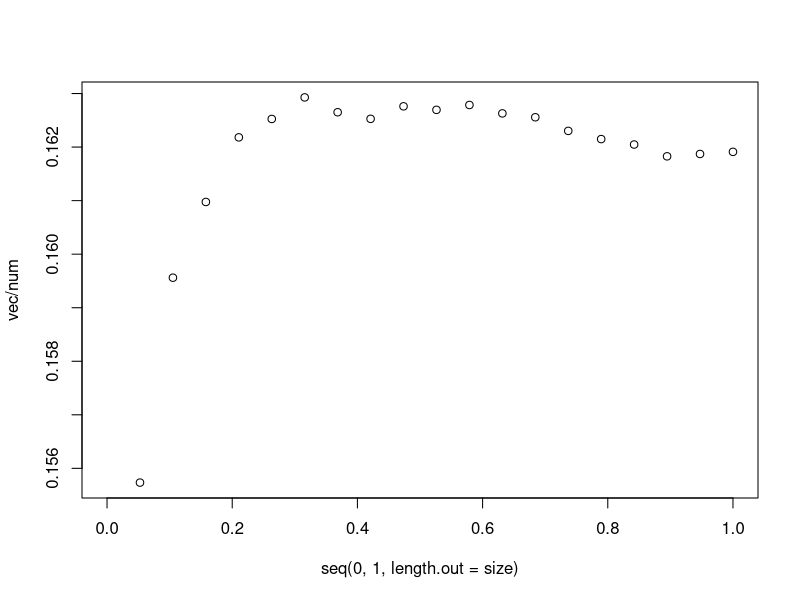

Recreate this plot in R.
ars=structure(c(0.00634339940734208, 0.478397358208895, 0.81074659107253, 
            0.812424295349047, 0.527874432504177, 0.376847540726885, 0.464798730798066, 
            0.837856865720823, 0.708315240684897, 0.329350441461429, 0.535843447549269, 
            0.519025414250791, 0.0814179796725512, 0.835264899535105, 0.279095696518198, 
            0.240555131807923, 0.250694772228599, 0.742265895009041, 0.0460274338256568, 
            0.235201155301183, 0.628417585045099, 0.384857264114544, 0.139877755194902, 
            0.658336313674226, 0.534561101347208, 0.00380555470474064, 0.525523901218548, 
            0.187426325399429, 0.0644881892949343, 0.467006545281038, 0.535393836675212, 
            0.82934079086408, 0.897954649524763, 0.393466982757673, 0.669227714883164, 
            0.935415075859055, 0.89108355762437, 0.522337213857099, 0.177526501007378, 
            0.119721303926781, 0.294530719751492, 0.61791146802716, 0.732974508078769, 
            0.283452644012868, 0.199910785770044, 0.137853873660788, 0.818860562052578, 
            0.342401650734246, 0.728113035205752, 0.845242853509262, 0.295916822506115, 
            0.907345590181649, 0.634931909386069, 0.462013209005818, 0.3752311761491, 
            0.408035114873201, 0.200178344501182, 0.128168745432049, 0.586913720937446, 
            0.871670160442591, 0.302395569859073, 0.289595286361873, 0.2226443416439, 
            0.905569757567719, 0.154022752307355, 0.213189140660688, 0.709680560510606, 
            0.0628282609395683, 0.632651569554582, 0.253026710590348, 0.501654424704611, 
            0.571155924582854, 0.808727595489472, 0.33699885616079, 0.192596758948639, 
            0.267948930151761, 0.00989105552434921, 0.89006792800501, 0.722040816908702, 
            0.893608800834045, 0.289506190689281, 0.365646712481976, 0.593163870740682, 
            0.73178905970417, 0.330116772325709, 0.40212021348998, 0.256137922406197, 
            0.617211279459298, 0.151983528630808, 0.165354248601943, 0.540393416304141, 
            0.461122082546353, 0.371038812445477, 0.699347232701257, 0.461701709777117, 
            0.303851003292948, 0.952154786558822, 0.362573858117685, 0.827969205100089, 
            0.829995330190286, 0.117705043172464, 0.86884303833358, 0.855389733333141, 
            0.203062779037282, 0.879239744739607, 0.0208903395105153, 0.139863108517602, 
            0.371681829914451, 0.0386144896037877, 0.0377484899945557, 0.560255221091211, 
            0.104290435090661, 0.439867318840697, 0.913511575432494, 0.287076623179018, 
            0.123178331181407, 0.738880029413849, 0.0828508953563869, 0.863101420924067, 
            0.931589676765725, 0.428770003374666, 0.992208893876523, 0.825419529108331, 
            0.275034412043169, 0.441061676247045, 0.987221608171239, 0.0642838173080236, 
            0.0759456877131015, 0.990790697513148, 0.988490780349821, 0.011724584037438, 
            0.0729163638316095, 0.801460312213749, 0.251596495276317, 0.903231656178832, 
            0.82241381960921, 0.148719093296677, 0.626535726711154, 0.178995372494683, 
            0.531733134994283, 0.170009046094492, 0.972337835468352, 0.576032972661778, 
            0.58964058640413, 0.21902015991509, 0.376349963014945, 0.699815827887505, 
            0.969087896635756, 0.0328317722305655, 0.2132671198342, 0.136017919052392, 
            0.989282239228487, 0.0058641224168241, 0.331617953255773, 0.207777509698644, 
            0.611185034038499, 0.576363819651306, 0.246801861329004, 0.340467524249107, 
            0.510738355107605, 0.58194268331863, 0.562251177150756, 0.754539555637166, 
            0.722792736254632, 0.996144290082157, 0.745458150748163, 0.734288739040494, 
            0.77827238664031, 0.484022782882676, 0.881844145944342, 0.172556737670675, 
            0.962728186976165, 0.130827728658915, 0.903120019240305, 0.716699144570157, 
            0.122720238519832, 0.390942922560498, 0.109218477737159, 0.518293208675459, 
            0.28962414432317, 0.052717846352607, 0.00956957833841443, 0.467688929056749, 
            0.906482624355704, 0.092775649856776, 0.258019057102501, 0.882112537976354, 
            0.304750777082518, 0.984934483654797, 0.802380935288966, 0.289597857510671, 
            0.572750010062009, 0.380917115835473, 0.10059721278958, 0.65679638274014, 
            0.158569236518815, 0.639184474712238, 0.796125165186822, 0.511501095723361, 
            0.214408952044323, 0.752265559742227, 0.931042023468763, 0.920863189036027, 
            0.651362848700956, 0.0302446261048317, 0.539920212700963, 0.32251322758384, 
            0.511242285370827, 0.66133866016753, 0.319078429136425, 0.889376967679709, 
            0.161402913508937, 0.561557576991618, 0.439806109061465, 0.650407815584913, 
            0.964044549735263, 0.180996818933636, 0.977364882128313, 0.12470148736611, 
            0.358457264490426, 0.263302202802151, 0.843338744016364, 0.828135099261999, 
            0.0189938899129629, 0.419420964783058, 0.0610059050377458, 0.281824035570025, 
            0.64530529989861, 0.913780039874837, 0.800303367199376, 0.672562716528773, 
            0.73315500584431, 0.194444583496079, 0.480936420382932, 0.0737819166388363, 
            0.255213857162744, 0.0677312198095024, 0.202107858145609, 0.338894528336823, 
            0.508800936862826, 0.960798563901335, 0.475496174534783, 0.0842536664567888, 
            0.0526204097550362, 0.661249616416171, 0.389168297639117, 0.251423658337444, 
            0.248895802302286, 0.0241558235138655, 0.0446871486492455, 0.281775328796357, 
            0.869599952129647, 0.893770578084514, 0.430325633380562, 0.297581182792783, 
            0.456939510535449, 0.393403878202662, 0.689487939467654, 0.245184159372002, 
            0.556862783618271, 0.760341291781515, 0.576225374126807, 0.472847893368453, 
            0.838037677574903, 0.144174413057044, 0.743569078855217, 0.074368734145537, 
            0.259237121790648, 0.144469175953418, 0.952612327644601, 0.460014627082273, 
            0.363152689300478, 0.410773336188868, 0.897806329419836, 0.0926790833473206, 
            0.588355271378532, 0.34270011051558, 0.537564891623333, 0.112008151831105, 
            0.387020067311823, 0.924026064109057, 0.258453926537186, 0.794651367235929, 
            0.995535840513185, 0.221337828086689, 0.00674229580909014, 0.272155441809446, 
            0.530914929928258, 0.644552923273295, 0.0164003842510283, 0.457317902473733, 
            0.41320067201741, 0.213706138078123, 0.175245030783117, 0.814802387030795, 
            0.563404123298824, 0.390896476106718, 0.928982300683856, 0.419707457069308, 
            0.494980996241793, 0.977574525400996, 0.869658840121701, 0.679860384436324, 
            0.0986830445472151, 0.5409389231354, 0.833585075568408, 0.97127005434595, 
            0.823124469490722, 0.500093083363026, 0.614705430343747, 0.184733161469921, 
            0.121495281578973, 0.181975244777277, 0.440832075662911, 0.860415021888912, 
            0.964482284383848, 0.214815660845488, 0.548718477366492, 0.114219281123951, 
            0.924546589376405, 0.792852994753048, 0.697458220412955, 0.197229296667501, 
            0.515670427586883, 0.220801887800917, 0.137883689254522, 0.235490566119552, 
            0.10946535738185, 0.364605847513303, 0.446679592132568, 0.503527648281306, 
            0.615357572911307, 0.376594156492501, 0.421965053537861, 0.823239430086687, 
            0.541201615240425, 0.965709862299263, 0.50709335738793, 0.633138520177454, 
            0.338349734898657, 0.668499699560925, 0.315188790438697, 0.0299192680977285, 
            0.54167292569764, 0.906086734030396, 0.117135909385979, 0.758313608821481, 
            0.454539294121787, 0.0457063803914934, 0.745811588363722, 0.331724747084081, 
            0.877861390588805, 0.214088559849188, 0.758956614648923, 0.543850998859853, 
            0.528630466898903, 0.553464469499886, 0.359709202777594, 0.040366125293076, 
            0.844435167033225, 0.572329779621214, 0.27630283520557, 0.799981568707153, 
            0.523817560169846, 0.201996007468551, 0.521187141304836, 0.967560133663937, 
            0.527224694611505, 0.476181653561071, 0.761911052046344, 0.978343763854355, 
            0.810675542335957, 0.0711246924474835, 0.251632033381611, 0.635222135810181, 
            0.838561611948535, 0.800658610183746, 0.465938536915928, 0.722703970735893, 
            0.00458536529913545, 0.811489452375099, 0.570391224930063, 0.642637294484302, 
            0.117885355604813, 0.762250534258783, 0.901464409893379, 0.171466067899019, 
            0.676847705617547, 0.171313227387145, 0.452849162509665, 0.880889124935493, 
            0.92999008949846, 0.136488265125081, 0.394256737548858, 0.427617991343141, 
            0.450301995500922, 0.667418797267601, 0.784553910605609, 0.410119513748214, 
            0.807334338082001, 0.872385718859732, 0.82335406797938, 0.154619505163282, 
            0.437808499671519, 0.235593870282173, 0.445156597066671, 0.520928847137839, 
            0.327592758694664, 0.522650402039289, 0.19998049014248, 0.68308392050676, 
            0.0932564393151551, 0.634601135971025, 0.958768552169204, 0.820622604340315, 
            0.313869700301439, 0.589982844423503, 0.127455469919369, 0.429396502440795, 
            0.851174724055454, 0.710451502120122, 0.466233920305967, 0.939119837479666, 
            0.419472588924691, 0.123356619849801, 0.756133198272437, 0.968686334555969, 
            0.933720073197037, 0.504277361091226, 0.727846582653001, 0.746734830085188, 
            0.178482527844608, 0.627196476794779, 0.277280994225293, 0.372573649976403, 
            0.876562879420817, 0.800802747020498, 0.260796952759847, 0.435495373327285, 
            0.312244761968032, 0.723703225608915, 0.499770377995446, 0.919730964349583, 
            0.619004518724978, 0.887574088061228, 0.095912262564525, 0.756316531216726, 
            0.906009657075629, 0.81560715707019, 0.417632800759748, 0.687351178145036, 
            0.725459550507367, 0.639574682107195, 0.680284745292738, 0.210535256192088, 
            0.106154594803229, 0.145382254384458, 0.699928450165316, 0.45154169248417, 
            0.471882280427963, 0.115643320837989, 0.338345419382676, 0.0609443723224103, 
            0.00252834986895323, 0.132099155336618, 0.336096697021276, 0.0844065670389682, 
            0.743135391967371, 0.471891290741041, 0.876671804813668, 0.0224675086792558, 
            0.493025566916913, 0.499214495532215, 0.752008157316595, 0.216244291514158, 
            0.976476300507784, 0.0344609727617353, 0.295873612631112, 0.696895289001986, 
            0.919990559807047, 0.956610291264951, 0.0213345212396234, 0.729772251332179, 
            0.0429913075640798, 0.534803280839697, 0.831398314796388, 0.730100811691955, 
            0.693657857598737, 0.166908273939043, 0.647931294515729, 0.356171495513991, 
            0.390505579765886, 0.110019288957119, 0.792678705183789, 0.00689207762479782, 
            0.251066375290975, 0.347045228118077, 0.772651535226032, 0.53363790968433, 
            0.230928526259959, 0.997171000111848, 0.84037189767696, 0.0913793237414211, 
            0.910196552285925, 0.880860354984179, 0.331429687328637, 0.967760418541729, 
            0.591397812822834, 0.0724784207995981, 0.433957459637895, 0.306093795690686, 
            0.881423976272345, 0.339362778002396, 0.873851146316156, 0.61691289069131, 
            0.133272700477391, 0.232255104696378, 0.625929357018322, 0.201355447294191, 
            0.269263614201918, 0.355560859665275, 0.507592570967972, 0.630697827786207, 
            0.847307657590136, 0.0355393148493022, 0.114476777845994, 0.309838972054422, 
            0.727283073589206, 0.297726975986734, 0.170577513519675, 0.800119990250096, 
            0.061715317890048, 0.23425124399364, 0.283782059093937, 0.842212917748839, 
            0.435871399473399, 0.0941444654017687, 0.861589430598542, 0.032716860761866, 
            0.202630412532017, 0.1283051839564, 0.315341664478183, 0.523657800396904, 
            0.728647058596835, 0.309524292359129, 0.457247952930629, 0.456518944818527, 
            0.770852307789028, 0.168469388503581, 0.274038253584877, 0.264682422857732, 
            0.77579503133893, 0.915246613323689, 0.438012333353981, 0.471438353182748, 
            0.275865450035781, 0.107639268040657, 0.526912005152553, 0.904045660048723, 
            0.645630691666156, 0.771844288799912, 0.0575263225473464, 0.742293274030089, 
            0.212460043141618, 0.399705526884645, 0.468584019690752, 0.776403782889247, 
            0.903026027604938, 0.213943781564012, 0.246989591279998, 0.830925579648465, 
            0.589795537758619, 0.618450896115974, 0.1612591620069, 0.172031751601025, 
            0.320854086894542, 0.83994486136362, 0.530447982717305, 0.247064766241238, 
            0.597402258077636, 0.63328379415907, 0.0241901462431997, 0.841523796087131, 
            0.781386097660288, 0.845579106593505, 0.384522998239845, 0.102896323427558, 
            0.891628157347441, 0.587461585411802, 0.60749915917404, 0.675508473068476, 
            0.682917778613046, 0.0465797721408308, 0.339728611055762, 0.853263671509922, 
            0.280001486651599, 0.862799597904086, 0.963441665517166, 0.721190578537062, 
            0.938769006403163, 0.524953762069345, 0.528517445549369, 0.439015588955954, 
            0.0225180496927351, 0.487823211820796, 0.657020312966779, 0.524236959405243, 
            0.535723129287362, 0.760871006175876, 0.389056246494874, 0.416094998130575, 
            0.544898263411596, 0.903853903524578, 0.626492337090895, 0.39291370427236, 
            0.688047876115888, 0.395609815604985, 0.985616806428879, 0.825782667146996, 
            0.100972866173834, 0.0860926588065922, 0.948881523450837, 0.0112533390056342, 
            0.245272676926106, 0.469638718757778, 0.0927390353754163, 0.802125657210127, 
            0.679111069533974, 0.143828304950148, 0.674742599949241, 0.341198002453893, 
            0.631023868452758, 0.910281114513054, 0.313852445920929, 0.182855163002387, 
            0.205434557283297, 0.750231595011428, 0.171061691828072, 0.547090880339965, 
            0.797330567147583, 0.0344032715074718, 0.224114778218791, 0.0438738684169948, 
            0.0551805230788887, 0.176232394995168, 0.86280909483321, 0.870770895155147, 
            0.824082887033001, 0.335090476088226, 0.245907344622537, 0.115384567063302, 
            0.452526019420475, 0.970676340861246, 0.468204256612808, 0.522164400899783, 
            0.210471598897129, 0.832588989287615, 0.174359082477167, 0.040179034229368, 
            0.685700127389282, 0.948507621651515, 0.653377474751323, 0.10763883497566, 
            0.278018567245454, 0.0815976182930171, 0.903231921605766, 0.762429454363883, 
            0.599193708272651, 0.49961642222479, 0.523073754273355, 0.551415375666693, 
            0.255715607432649, 0.477536551654339, 0.338052198756486, 0.722124041756615, 
            0.779835661174729, 0.750730395084247, 0.118754458846524, 0.68702247319743, 
            0.576831124024466, 0.556017416529357, 0.574952462688088, 0.242395549081266, 
            0.0805226038210094, 0.957324214046821, 0.201043605105951, 0.640732378931716, 
            0.984323275042698, 0.556651730556041, 0.240108471130952, 0.118298723129556, 
            0.497022900963202, 0.687772413250059, 0.276650695130229, 0.55894872918725, 
            0.540901695843786, 0.776044936385006, 0.182253716979176, 0.451951555674896, 
            0.937294811476022, 0.419502463191748, 0.171389392344281, 0.190513514215127, 
            0.50238925521262, 0.54329026537016, 0.576508431928232, 0.411656484473497, 
            0.191870205104351, 0.0576991408597678, 0.931795967044309, 0.873917797813192, 
            0.409782471368089, 0.785407563438639, 0.113998827524483, 0.102935935137793, 
            0.690076997270808, 0.978641971712932, 0.978517001494765, 0.459919445682317, 
            0.936631433898583, 0.872434813762084, 0.731970663880929, 0.946824354818091, 
            0.893132488708943, 0.544062568806112, 0.939089488470927, 0.300369277829304, 
            0.741945997579023, 0.392485973192379, 0.735486827557907, 0.798957022372633, 
            0.276079049101099, 0.912470166105777, 0.841311268508434, 0.500519365770742, 
            0.769931058166549, 0.798884919844568, 0.467725243186578, 0.48521893308498, 
            0.615719197085127, 0.135828179074451, 0.625649170950055, 0.0868114067707211, 
            0.724085913505405, 0.101332071004435, 0.0941888568922877, 0.740893919719383, 
            0.556624165270478, 0.428867410868406, 0.190928529016674, 0.450985060306266, 
            0.240738517604768, 0.845250779995695, 0.0401310622692108, 0.347154384944588, 
            0.822889978066087, 0.496221943059936, 0.922136646695435, 0.998053915565833, 
            0.297267268411815, 0.079011699417606, 0.289483866188675, 0.368315025698394, 
            0.581115868175402, 0.70514171384275, 0.0730859655886889, 0.692960872780532, 
            0.885793151566759, 0.754668837180361, 0.0854686922393739, 0.345544118667021, 
            0.381048967828974, 0.725172793492675, 0.362664424348623, 0.468357816338539, 
            0.0255671951454133, 0.487985065672547, 0.835643834900111, 0.355650637298822, 
            0.975750883575529, 0.459122437983751, 0.909173496766016, 0.875955394236371, 
            0.652869356796145, 0.230644684517756, 0.106701850425452, 0.873094167327508, 
            0.138780521228909, 0.608208994846791, 0.334857442649081, 0.307045871391892, 
            0.838049090933055, 0.124082160880789, 0.949642544146627, 0.950659332098439, 
            0.015907934634015, 0.647904201876372, 0.615689601516351, 0.558497516205534, 
            0.637078343657777, 0.376453252043575, 0.0476977243088186, 0.680024754488841, 
            0.641152449185029, 0.412598613183945, 0.866320290602744, 0.712047767825425, 
            0.916257430333644, 0.648059831932187, 0.566084512975067, 0.136960005387664, 
            0.837414941284806, 0.590435412945226, 0.925910183461383, 0.162923875963315, 
            0.185397327179089, 0.115307642379776, 0.0113546382635832, 0.660832692403346, 
            0.9659902760759, 0.392268236726522, 0.409461258677766, 0.0832654780242592, 
            0.0918121389113367, 0.648812283063307, 0.471523521700874, 0.456342728808522, 
            0.657824176829308, 0.659150968771428, 0.74454776616767, 0.334837276022881, 
            0.0865821670740843, 0.761175509309396, 0.475888106506318, 0.475747331045568, 
            0.69797037425451, 0.670093803433701, 0.232302083401009, 0.425517973024398, 
            0.320821652887389, 0.811555533204228, 0.124789110850543, 0.595596954692155, 
            0.136966323945671, 0.273611549055204, 0.550291937310249, 0.933170992415398, 
            0.652674436802045, 0.582230902044103, 0.298377231229097, 0.200146186864004, 
            0.372239656513557, 0.958639908116311, 0.459951497614384, 0.138759434223175, 
            0.499257837887853, 0.757363674929366, 0.68307632021606, 0.321733452379704, 
            0.254990145331249, 0.136251838412136, 0.885071099968627, 0.307485501514748, 
            0.0410859335679561, 0.390873685246333, 0.13301371759735, 0.188346532871947, 
            0.0406156198587269, 0.739823800278828, 0.201358851511031, 0.791247176704928, 
            0.468354460317641, 0.176669414155185, 0.0666615273803473, 0.51573937642388, 
            0.0709409210830927, 0.659689780091867, 0.447005664464086, 0.490908960578963, 
            0.407332485774532, 0.303833001758903, 0.184012517333031, 0.816265641944483, 
            0.108133503235877, 0.247203154023737, 0.392301047220826, 0.180680594639853, 
            0.741455137729645, 0.459884491981938, 0.813948244089261, 0.572050320450217, 
            0.980822918238118, 0.371249891584739, 0.367327985353768, 0.643175565870479, 
            0.244417260633782, 0.653545967536047, 0.699882977409288, 0.977591905742884, 
            0.401943075237796, 0.701805969234556, 0.211942167486995, 0.938066735165194, 
            0.361156841507182, 0.268644300522283, 0.417293719481677, 0.898662195773795, 
            0.516645929310471, 0.0845183583442122, 0.993440124904737, 0.724782845936716, 
            0.571799003751948, 0.629646257963032, 0.984201241051778, 0.687983619980514, 
            0.778176033170894, 0.507174330530688, 0.934023970505223, 0.52097449102439, 
            0.652426846092567, 0.528246694244444, 0.749277478549629, 0.143997781444341, 
            0.488554081879556, 0.401940965792164, 0.365200828528032, 0.940996665274724, 
            0.378926574019715, 0.0258219125680625, 0.118400193983689, 0.223344340221956, 
            0.0328780792187899, 0.975868056062609, 0.886072686873376, 0.495254409732297, 
            0.0614582002162933, 0.296983210137114, 0.823063996620476, 0.116616045357659, 
            0.163928191643208, 0.997043284121901, 0.580790413310751, 0.0664119874127209, 
            0.28663461888209, 0.399610141292214, 0.500753627624363, 0.385418049991131, 
            0.720308378105983, 0.512261757394299, 0.154666752787307, 0.82970282016322, 
            0.40653891954571, 0.0354301119223237, 0.098750411067158, 0.0394951840862632, 
            0.427271096268669, 0.434759345371276, 0.360044519184157, 0.104645903222263, 
            0.315954989520833, 0.450569299980998, 0.0662106664385647, 0.216166952857748, 
            0.099140920676291, 0.39505233662203, 0.343389084562659, 0.79121376411058, 
            0.986179727129638, 0.395404994487762, 0.144340641098097, 0.263289166148752, 
            0.893280119169503, 0.334575397893786, 0.939485584152862, 0.217166654998437, 
            0.416576294694096, 0.630168307106942, 0.503286159597337, 0.272597128059715, 
            0.0623322897590697, 0.27381424093619, 0.389891404192895, 0.453324486501515, 
            0.176382513949648, 0.843815610511228, 0.171787997707725, 0.137126863468438, 
            0.500901146791875, 0.887011133832857, 0.253420339431614, 0.128544699167833, 
            0.642111818771809, 0.672387713799253, 0.359919827897102, 0.529478353448212, 
            0.139077952131629, 0.145813042996451, 0.33212871174328, 0.491519970819354, 
            0.200048289028928, 0.996560928011195, 0.0615870278239159, -0.730334555026555, 
            -0.44911386809577, 0.237725982953472, 0.078921171617334, -0.0794532441185277, 
            -0.636340226480675, -0.683428200944835, 0.464874718474735, 0.674735595674447, 
            0.153017816983753, 0.860506038271393, -0.598024449636876, 0.137052872586902, 
            -0.126368323685082, 0.151316589001962, 0.173953815280847, -0.185487197921752, 
            0.431319358921018, 0.70555150063728, 0.0670524427161872, 0.428276513680018, 
            0.596834427136824, -0.23483500758155, -0.27780165883835, 0.616591334751918, 
            0.0103443465710304, -0.0425664989281681, -0.135656334196799, 
            -0.328810412780479, -0.627355005822776, 0.398784530367894, 0.0263867651121079, 
            0.389359602739209, -0.35888565725522, -0.297081117555644, 0.537042733376679, 
            -0.352518419595596, -0.863979348679642, -0.210076604375787, 0.330566388343896, 
            0.00879692203320301, 0.337701840624768, 0.263518236450893, 0.342399667755229, 
            -0.303315958845804, 0.0426167050860873, -0.451917955388092, 0.646324363100021, 
            0.0714029769365007, -0.883955265367199, 0.33240047476891, 0.234913140630756, 
            0.448350275530483, 0.348649048999498, -0.127922389572336, 0.614652418809013, 
            0.550208841616641, -0.815923273796458, -0.114677367257753, -0.209375022804522, 
            0.214841141125116, 0.0221376629796, 0.468861851252692, 0.177803924298495, 
            0.0162663237221458, 1.39048846545501, 0.744549559895272, 0.488463285174787, 
            -0.293054206023841, 0.318655769565075, -0.39592377528267, -0.0705669900015359, 
            -0.619471398229179, 0.355012778189696, 0.477642984012856, -1.01338475253263, 
            -0.512915544513374, -1.54757514417907, 0.369958003831623, -0.610435223750032, 
            0.459449750809553, -0.17194353783199, 0.278055822700602, -0.0758145982843286, 
            0.0760360647472914, 0.373482320189556, 0.500480216775713, 0.302383447393899, 
            0.129814076796564, 0.77583561142867, -0.72683329450672, 0.0695414241760156, 
            0.12543388451155, -0.347922513981461, -0.797111703709768, 0.0626745618195607, 
            -0.347134832788703, -0.437449999974424, 0.612112047581202, -0.733674344741678, 
            -0.410545720417186, -0.104920454336035, -0.0509190574379532, 
            -0.0592003069369972, 0.601918911282826, 0.387287940064732, 0.13789251861499, 
            0.254609385271912, -0.185433266421181, 0.0460469532354669, 0.233183297591932, 
            -1.46605441730456, 0.880007538618461, 0.0891161419560506, 0.391344556854812, 
            1.11686302172515, -0.341660007356196, -0.42289043171815, -0.391881562298468, 
            -0.758479976073155, -0.278941012520719, 0.175279231861403, 0.796100533439578, 
            -0.0173891134806671, 0.0972448269717588, 0.0221829460636435, 
            0.00150586118497165, -1.51556820976664, 0.609538061697158, -0.380922806647801, 
            -0.419464602019208, 0.0929593601436956, 0.04554444567948, -0.218873657373435, 
            -0.103981835960232, 0.188000708810486, 0.585897925189232, -0.20296963580795, 
            -0.423374346653877, -0.141033649137886, -0.267358308200378, -0.339451428240302, 
            -0.502810572582402, 0.334919829840963, 0.375851254312352, -0.98606902617059, 
            0.730844757595274, -0.035420009763347, -0.537611944648102, -0.214113819901652, 
            0.998034965255399, 0.587223778377345, 0.255768736970533, 0.577909836052486, 
            0.33400414451774, -0.355281310781828, -0.6269150783872, 0.447368215605509, 
            0.476264498335821, -0.0645046020666544, -0.497926538873249, -0.497917935570634, 
            0.202718399933739, -0.336444614293153, -0.288586732763428, -0.0212688877023768, 
            0.444921693980222, -0.940714691721702, 0.536102822450132, 0.113662335048666, 
            0.766384868421524, 0.213387397351525, -0.125217010746608, -0.477266826815397, 
            0.182890719465678, -0.32635559853651, 0.325781630493773, -0.230144191778214, 
            0.252423369466764, 0.356253027619932, 0.35950804471802, -0.0399775574466277, 
            1.25183515906215, -0.116363847724607, -0.791255667701427, 0.615781732963177, 
            -0.888978856878976, 0.0741313140925299, -0.165643013563072, 0.132044993427671, 
            0.0710225477843343, -0.376837370756227, 0.201071669937563, 0.65266159681157, 
            0.591096040961029, 0.0207134777034905, 0.0471055567724738, 0.980189647491154, 
            0.136212204895127, -0.12533216378859, -0.295265456209544, 0.646739349321983, 
            0.286635488460384, 0.311238698110895, 0.806569055841462, 0.809133398991219, 
            -0.600075843375342, 0.418789511358584, -0.682939659478776, 0.426642585540041, 
            0.144180164671065, -0.113084273931577, -0.515500158685659, -1.3561699496146, 
            1.01750176896537, -0.905430328449681, 0.2821914060593, 0.178051906315674, 
            0.219230166127704, -0.658827615995143, -0.445085007970896, 1.00297863592356, 
            0.149992830786446, 1.29479499116326, 0.16821010635835, 0.233696442131265, 
            -0.133458117431019, -0.315303052564678, 0.212197220756324, -0.490555203575471, 
            0.975761924213906, 0.0737089111849469, 0.476260745550242, 0.385552316370745, 
            0.00971888857312381, 0.439970595268152, 0.388279913457457, 0.157960457520864, 
            -0.178239998466787, -0.0740715602790333, -0.261759338830747, 
            0.0274861903492021, -0.632489319304533, -0.487519870879188, 0.0872554000755461, 
            0.147705095007855, 0.318431177182992, -0.370633870605142, 0.563989623289848, 
            0.250726200261765, -0.43659357379521, -0.709188200074319, 0.352737868345041, 
            0.0699152010652457, 0.230667950485099, 0.311722693004331, 0.910056668966513, 
            0.671006887442727, -0.425411745310949, 0.453679606616818, 0.364993353051374, 
            -0.453998540951682, 0.194130365305607, -0.436874336988035, 0.132303311332326, 
            0.520088191843665, -0.101699427086817, -0.11569002754279, 0.169903110788126, 
            0.355880195648104, 0.458666634158937, 0.273239294417176, 0.29826808525402, 
            -0.186469681583623, 0.461659694708938, -0.0342310728968069, 0.872972829408168, 
            0.0927484975947402, -0.429821069152106, 0.523642688814156, -0.209603401726555, 
            -1.0256133433103, -0.26750731345618, -0.337497883979022, 0.492167794358754, 
            0.0111285959318903, -0.160945883332166, 0.552776105239139, 0.396514408526165, 
            0.419873571652341, 0.164291833660077, 0.948876263526587, -0.608750655544796, 
            -0.48654176839059, -0.435656192849448, -1.2791867915787, 0.106001639086354, 
            -0.0527060794492445, 0.325090288062404, 0.0810374061700891, -0.00542026694944868, 
            -0.0211897297343882, 0.0327366358407008, -0.533440370652671, 
            -0.960146730764928, -0.521520916059415, 0.136467389610607, 0.22438274957734, 
            -0.341768344994723, 0.536299142149599, 0.238144733032212, 0.0376342082198133, 
            -0.283495577027624, -0.20181095275906, 0.10709945338314, -0.427473312496297, 
            0.19660130001542, -0.68897240385299, 0.253445955019355, 0.169748394793116, 
            -0.42031650932934, -0.0511692381464736, 0.501218638296411, 0.661625918145622, 
            0.284346112046917, 0.17047451082745, 0.246620475101121, 0.138205255447617, 
            0.244791584441464, -0.427394036197569, -0.0773198404511768, 0.688858562603638, 
            -0.165692702873718, 0.364184576707801, -1.31116128595174, 0.723342121927513, 
            -0.0324494621704456, 0.269499677968544, 0.307052534830368, -0.299250318012933, 
            -0.00979787909403258, -0.119320639290953, 0.338470820982635, 
            0.155299444864427, -0.17300002697546, -0.258664401970241, 0.00576928361649543, 
            -0.329742678457137, 0.0663782397662686, 0.3376976209371, 1.23554799370148, 
            -0.03450163275141, -0.155712216277456, 0.178157178200744, 0.0383007070058048, 
            0.155065720755774, 0.54092489550255, 0.329289773084033, 0.0924177646703064, 
            0.684911944214663, 0.181440790684388, -0.118772679975735, 0.620099025029405, 
            -0.0522945404131744, -0.134719742407161, -0.246176041819765, 
            0.495065184144018, -0.23014760516337, -1.25220823849302, -0.345973992516584, 
            -0.479420597804901, -0.208663802093804, 0.60595874911919, -0.719481270232549, 
            -0.480336227589544, 0.308611289958383, 0.132379211359175, 0.206238873436859, 
            0.2988748502636, 0.399579598105741, 0.864969896908064, -0.424030082294126, 
            -0.0148759244170063, 0.00673791360179962, -0.540287221077872, 
            0.180024448651902, 0.335744017774631, -0.142905870643233, -0.987952684181029, 
            -0.88295843104137, 0.69832447418955, 0.182954757470097, -0.0931234850493598, 
            -0.23409345373637, 0.0488873239730245, -0.232729027805978, 0.0214438251586006, 
            0.0330045117603078, -0.915431569828521, -0.11421734872153, 1.05917988971542, 
            0.137267235849246, 0.436538421049319, 0.164361500683353, 0.277044003668181, 
            0.746477206850465, 0.0864797721521982, 1.3073386835209, -0.195383380061593, 
            -0.0412580408992774, -0.250336544998024, -0.859820380133843, 
            -0.273643764813771, -0.173891930254637, 0.156024409516382, 1.10130481177303, 
            0.167425624114021, -0.852710814681018, 0.273262089800181, 0.441554387570819, 
            -0.458844221839149, 0.636303161635116, 0.396190263290053, 0.277644541478806, 
            -0.352679113030887, 0.105617254653966, -0.332470697636381, -0.590786751026813, 
            -0.343792041555885, -0.375284344386923, 0.380926738016884, 0.696573712517649, 
            0.403751869822515, 0.0282931037316214, 0.339155423872718, 0.384357114080471, 
            -0.0404565092535829, 0.161917599291183, 0.295098576566594, -0.128838548478802, 
            0.0502429772580129, 0.472176093989943, -0.0763595544898719, 0.714563345550924, 
            0.465428868459435, -0.892384956567946, -0.558749683663294, 0.369477570507195, 
            -0.0221248548508424, 0.559722092028379, -0.539235698161487, -0.489191169711241, 
            -0.284625417598675, 0.0925615808473746, 0.268752347904063, 0.120604416345332, 
            -0.431651419889045, -0.0239361178697048, 0.272798409717872, -0.548852552063954, 
            -0.270807025980443, -0.39501534001901, 0.587860485910387, 0.367766814021769, 
            -0.338243451680782, -0.172917965740844, 0.244750027997505, -0.390439331425916, 
            0.139496824902994, 0.161821849076502, 0.210203745682119, -0.128642109769048, 
            -0.357005558748286, -0.0578912472772621, 0.151395323812737, 0.423065856606876, 
            -0.298379153180147, 0.00191303100378383, 0.0986934304402204, 
            0.160971824390452, 0.153231541725292, -0.710318962539787, 0.210090945456798, 
            -0.297924559472543, -0.641925465161418, 0.303566083073322, 1.03098322706966, 
            0.570683419815827, -0.523421172656005, -0.303016283235401, -0.0381044479907844, 
            0.0870859449372249, -0.0754081201694726, -0.0989207123452125, 
            -0.175670038313255, -0.0476747759771132, 0.273050003659199, -0.203749825188402
), .Dim = c(500L, 3L), .Dimnames = list(NULL, c("x", "y", "")))


(ars[,1])

size=20
vec=rep(0,size)
num=rep(0,size)
for(l in 1:size){
  h=seq(0,1,length.out=size)[l]
  for(i in 1:500){
  vec[l]=vec[l]+sum((abs(ars[i,1]-ars[i:500,1])<h)*(ars[i,2]-ars[i:500,2])^2)
  num[l]=num[l]+sum(abs(ars[i,1]-ars[i:500,1])<h)
}}

plot(seq(0,1,length.out=size),vec/num)
